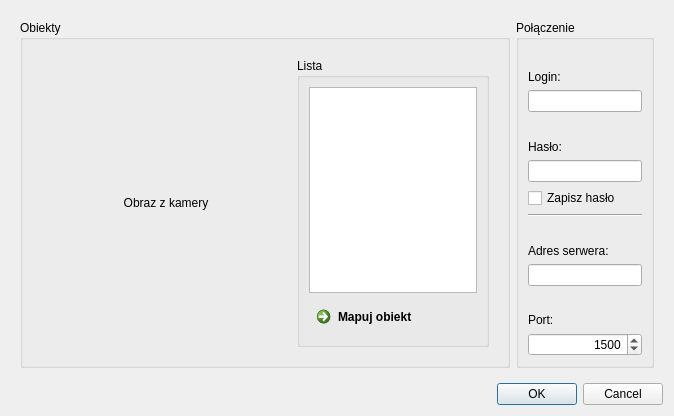
<?xml version="1.0" encoding="UTF-8"?>
<ui version="4.0">
 <class>ConfigWindow</class>
 <widget class="QWidget" name="ConfigWindow">
  <property name="geometry">
   <rect>
    <x>0</x>
    <y>0</y>
    <width>674</width>
    <height>416</height>
   </rect>
  </property>
  <property name="windowTitle">
   <string>Konfiguracja kamery</string>
  </property>
  <property name="layoutDirection">
   <enum>Qt::LeftToRight</enum>
  </property>
  <layout class="QVBoxLayout" name="verticalLayout_2" stretch="0,0">
   <property name="sizeConstraint">
    <enum>QLayout::SetDefaultConstraint</enum>
   </property>
   <item>
    <widget class="QWidget" name="widget" native="true">
     <layout class="QHBoxLayout" name="horizontalLayout" stretch="3,1">
      <item>
       <widget class="QGroupBox" name="groupBox_2">
        <property name="title">
         <string>Obiekty</string>
        </property>
        <layout class="QVBoxLayout" name="verticalLayout_3" stretch="0">
         <item>
          <widget class="QWidget" name="widget_3" native="true">
           <layout class="QHBoxLayout" name="horizontalLayout_3" stretch="1,0">
            <item>
             <widget class="QLabel" name="label_5">
              <property name="sizePolicy">
               <sizepolicy hsizetype="Expanding" vsizetype="Expanding">
                <horstretch>0</horstretch>
                <verstretch>0</verstretch>
               </sizepolicy>
              </property>
              <property name="minimumSize">
               <size>
                <width>250</width>
                <height>0</height>
               </size>
              </property>
              <property name="text">
               <string>Obraz z kamery</string>
              </property>
              <property name="alignment">
               <set>Qt::AlignCenter</set>
              </property>
             </widget>
            </item>
            <item>
             <widget class="QGroupBox" name="groupBox_3">
              <property name="title">
               <string>Lista</string>
              </property>
              <layout class="QVBoxLayout" name="verticalLayout_4">
               <item>
                <widget class="QListView" name="listView"/>
               </item>
               <item>
                <widget class="QCommandLinkButton" name="commandLinkButton">
                 <property name="text">
                  <string>Mapuj obiekt</string>
                 </property>
                </widget>
               </item>
              </layout>
             </widget>
            </item>
           </layout>
          </widget>
         </item>
        </layout>
       </widget>
      </item>
      <item>
       <widget class="QGroupBox" name="groupBox">
        <property name="title">
         <string>Połączenie</string>
        </property>
        <layout class="QVBoxLayout" name="verticalLayout">
         <item>
          <widget class="QLabel" name="label">
           <property name="text">
            <string>Login:</string>
           </property>
           <property name="alignment">
            <set>Qt::AlignBottom|Qt::AlignLeading|Qt::AlignLeft</set>
           </property>
          </widget>
         </item>
         <item>
          <widget class="QLineEdit" name="loginEdiit"/>
         </item>
         <item>
          <widget class="QLabel" name="label_2">
           <property name="text">
            <string>Hasło:</string>
           </property>
           <property name="alignment">
            <set>Qt::AlignBottom|Qt::AlignLeading|Qt::AlignLeft</set>
           </property>
          </widget>
         </item>
         <item>
          <widget class="QLineEdit" name="passwordEdit">
           <property name="echoMode">
            <enum>QLineEdit::Password</enum>
           </property>
          </widget>
         </item>
         <item>
          <widget class="QCheckBox" name="checkBox">
           <property name="text">
            <string>Zapisz hasło</string>
           </property>
          </widget>
         </item>
         <item>
          <widget class="Line" name="line">
           <property name="orientation">
            <enum>Qt::Horizontal</enum>
           </property>
          </widget>
         </item>
         <item>
          <widget class="QLabel" name="label_3">
           <property name="text">
            <string>Adres serwera:</string>
           </property>
           <property name="alignment">
            <set>Qt::AlignBottom|Qt::AlignLeading|Qt::AlignLeft</set>
           </property>
          </widget>
         </item>
         <item>
          <widget class="QLineEdit" name="addressEdit"/>
         </item>
         <item>
          <widget class="QLabel" name="label_4">
           <property name="text">
            <string>Port:</string>
           </property>
           <property name="alignment">
            <set>Qt::AlignBottom|Qt::AlignLeading|Qt::AlignLeft</set>
           </property>
          </widget>
         </item>
         <item>
          <widget class="QSpinBox" name="portNumberBox">
           <property name="alignment">
            <set>Qt::AlignRight|Qt::AlignTrailing|Qt::AlignVCenter</set>
           </property>
           <property name="minimum">
            <number>1</number>
           </property>
           <property name="maximum">
            <number>65535</number>
           </property>
           <property name="value">
            <number>1500</number>
           </property>
          </widget>
         </item>
        </layout>
       </widget>
      </item>
     </layout>
    </widget>
   </item>
   <item>
    <widget class="QDialogButtonBox" name="buttonBox">
     <property name="standardButtons">
      <set>QDialogButtonBox::Cancel|QDialogButtonBox::Ok</set>
     </property>
    </widget>
   </item>
  </layout>
 </widget>
 <resources/>
 <connections>
  <connection>
   <sender>buttonBox</sender>
   <signal>accepted()</signal>
   <receiver>ConfigWindow</receiver>
   <slot>close()</slot>
   <hints>
    <hint type="sourcelabel">
     <x>548</x>
     <y>396</y>
    </hint>
    <hint type="destinationlabel">
     <x>522</x>
     <y>413</y>
    </hint>
   </hints>
  </connection>
  <connection>
   <sender>buttonBox</sender>
   <signal>rejected()</signal>
   <receiver>ConfigWindow</receiver>
   <slot>close()</slot>
   <hints>
    <hint type="sourcelabel">
     <x>623</x>
     <y>401</y>
    </hint>
    <hint type="destinationlabel">
     <x>702</x>
     <y>353</y>
    </hint>
   </hints>
  </connection>
 </connections>
</ui>
